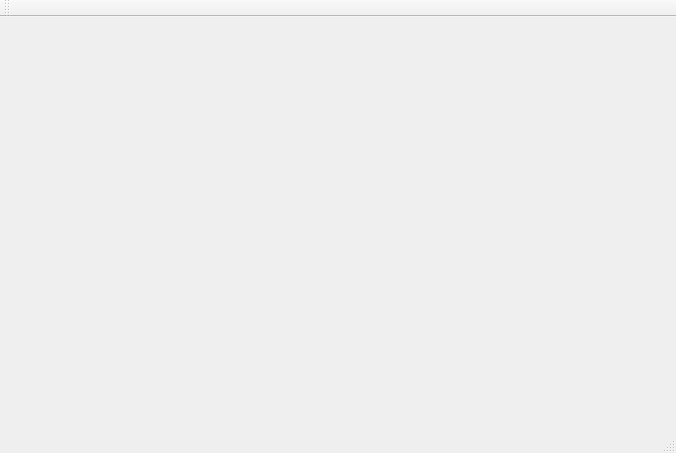
<?xml version="1.0" encoding="UTF-8"?>
<ui version="4.0">
 <class>MainWindow</class>
 <widget class="QMainWindow" name="MainWindow">
  <property name="geometry">
   <rect>
    <x>0</x>
    <y>0</y>
    <width>676</width>
    <height>453</height>
   </rect>
  </property>
  <property name="windowTitle">
   <string/>
  </property>
  <property name="styleSheet">
   <string notr="true"/>
  </property>
  <widget class="QWidget" name="centralWidget"/>
  <widget class="QMenuBar" name="menuBar">
   <property name="geometry">
    <rect>
     <x>0</x>
     <y>0</y>
     <width>676</width>
     <height>22</height>
    </rect>
   </property>
  </widget>
  <widget class="QToolBar" name="mainToolBar">
   <attribute name="toolBarArea">
    <enum>TopToolBarArea</enum>
   </attribute>
   <attribute name="toolBarBreak">
    <bool>false</bool>
   </attribute>
  </widget>
  <widget class="QStatusBar" name="statusBar"/>
 </widget>
 <layoutdefault spacing="6" margin="11"/>
 <resources/>
 <connections/>
 <slots>
  <slot>setChar1()</slot>
  <slot>setChar2()</slot>
  <slot>setChar3()</slot>
  <slot>start()</slot>
 </slots>
</ui>
